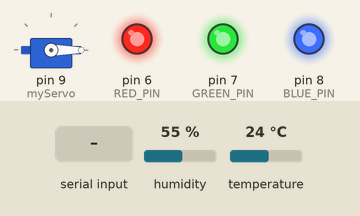
A sketch run on a simulated Arduino Uno, built with avr-gcc and run on an emulated ATmega328P. On the bench: servo, output pins drawn as LEDs (lit = HIGH). The test bench sets the inputs (shaded band); at power-on: humidity 55 %, temperature 24 °C. What the sketch prints to the serial monitor is not drawn.

Above: at 1.2 s.
1.3 s: "1\n" received over the second serial link
At 1.9 s:
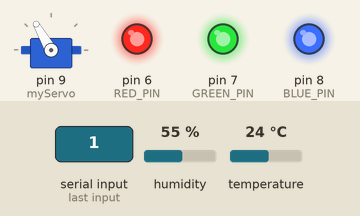
2.8 s: "3\n" received over the second serial link
At 3.4 s:
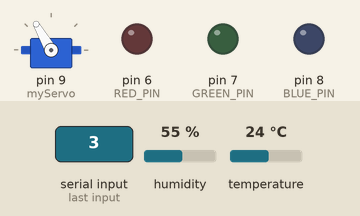
4.3 s: "2\n" received over the second serial link
At 5.3 s:
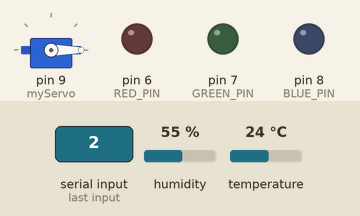
Timing chart, 0 to 7.3 s (numbered marks = the images above; inputs shaded):
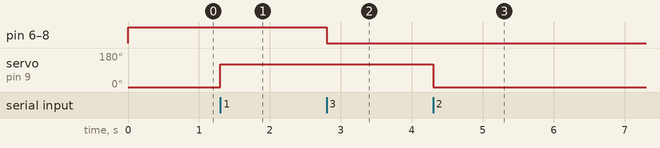

Measured:
- after the input at 1.3 s, servo on pin 9 (myServo): 0° → 120° at once
- after the input at 2.8 s, pin 6 (RED_PIN), pin 7 (GREEN_PIN), pin 8 (BLUE_PIN): HIGH → LOW at once
- after the input at 4.3 s, servo on pin 9 (myServo): 120° → 0° at once

The sketch:

arduino_all.ino
```cpp
#include <Servo.h>       // 서보모터 라이브러리
#include <DHT.h>         // DHT 센서 라이브러리
#include <SoftwareSerial.h> // 블루투스 모듈 라이브러리
#define DHTTYPE DHT11    // 센서 유형 (DHT11 또는 DHT22)

// BLUE_PINtooth
SoftwareSerial BTSerial(10,11); // 2(TX),3(RX)

// 온습도 센서
int DHT_PIN = 3;         // DHT 센서 데이터 핀 (예: D3 핀에 연결)
DHT dht(DHT_PIN, DHTTYPE); // DHT 센서 객체 생성

/*
인체 감지 센서를 사용한 출입 감지 기능 제공
센서 1 -> 센서 2 : 들어오는 경우
센서 2 -> 센서 1 : 나가는 경우

각 Digital pin 4, 5 사용
*/
int HUMAN_1_PIN = 4; // 센서 1
int HUMAN_2_PIN = 5; // 센서 2

int state_in_1 = 0; // 센서 1 상태
int state_in_2 = 0; // 센서 2 상태

unsigned long lastEventTime = 0; // 마지막 이벤트 시간
const unsigned long debounceDelay = 500; // 디바운스 시간(ms), 0.5s

// LED Pin
int RED_PIN = 6;
int GREEN_PIN = 7;
int BLUE_PIN = 8;

// Motor
Servo myServo;           // 서보 객체 생성
int MOTOR_PIN = 9;      // 서보 모터 9번 핀
int MAX_MOTOR = 120;
int MIN_MOTOR = 0;

void setup() {
  Serial.begin(9600);     // PC 시리얼 모니터 통신
  BTSerial.begin(9600);   // HC-06 블루투스 모듈 통신 속도 설정

  // LED 핀 초기화
  pinMode(RED_PIN, OUTPUT);
  pinMode(GREEN_PIN, OUTPUT);
  pinMode(BLUE_PIN, OUTPUT);
  analogWrite(RED_PIN, 255);
  analogWrite(GREEN_PIN, 255);
  analogWrite(BLUE_PIN, 255);

  // Motor
  dht.begin();           // DHT 센서 초기화
  myServo.attach(9);     // 서보모터를 9번 핀에 연결
  deactivateMotor();

  // Human Sensing
  pinMode(HUMAN_1_PIN, INPUT);
  pinMode(HUMAN_2_PIN, INPUT);
}

// LED 및 창 상태 정의
char* LEDState = "ON";      // LED 상태 (ON/OFF)
char* WindowState = "OPEN";  // 창 상태 (OPEN/CLOSED)

void loop()
{
  if(Serial.available()) // 시리얼 통신으로 문자가 들어오면
  {
    BTSerial.write(Serial.read()); // 블루투스시리얼 통신으로 발송
  }
  if(BTSerial.available()) // 블루투스 시리얼 통신으로 문자가 들어오면
  {
    String command = "";
    while (BTSerial.available())
    {
      char c = (char)BTSerial.read();
      // 줄바꿈 문자를 기준으로 명령어를 구분한다고 가정
      if (c == '\n' || c == '\r')
        break;
      command += c;
    }

    command.trim();

    // 받은 명령 확인 (시리얼 모니터에 출력)
    Serial.print("Received command: ");
    Serial.println(command);

    if (command == "1")
    {
      WindowState = "OPEN";  // 창 상태 (OPEN/CLOSED)
      activateMotor();
      getTemperation();
    }
    else if (command == "2")
    {
      WindowState = "CLOSE";  // 창 상태 (OPEN/CLOSED)
      deactivateMotor();
      getTemperation();
    }
    else if (command == "3")
    {
      LEDState = "ON";      // LED 상태 (ON/OFF)
      LEDOn();
      getTemperation();
    }
    else if (command == "4")
    {
      LEDState = "OFF";      // LED 상태 (ON/OFF)
      LEDOff();
      getTemperation();
    }
    else if (command == "5")
    {
      getTemperation();
    }
    else
    {
      Serial.println("Invalid command received.");
    }
  }
}


void sensingHuman()
{
  // 센서 상태 읽기
  int humanRead1 = digitalRead(HUMAN_1_PIN);
  int humanRead2 = digitalRead(HUMAN_2_PIN);

  // 현재 시간 확인
  unsigned long currentTime = millis();

  // 이벤트 처리

  // 1. 센서 2 -> 센서 1 : 나가는 경우
  if (isSensorActivated(humanRead1, state_in_1, currentTime))
  {
    state_in_1 = 1; // 센서 1 활성화
    if (state_in_2 == 1)
    { // 센서 2가 이미 활성화된 경우
      Serial.println("사람이 나감");
      resetStates();
    }
    lastEventTime = currentTime; // 이벤트 시간 갱신
  }

  // 2. 센서 1 -> 센서 2 : 나가는 경우
  if (isSensorActivated(humanRead2, state_in_2, currentTime))
  {
    state_in_2 = 1; // 센서 2 활성화
    if (state_in_1 == 1)
    { // 센서 1이 이미 활성화된 경우
      Serial.println("사람이 들어옴");
      resetStates();
    }
    lastEventTime = currentTime; // 이벤트 시간 갱신
  }

  // 센서 비활성화 확인 (0으로 돌아오는지 확인)
  if (humanRead1 == LOW && state_in_1 == 1)
  {
    state_in_1 = 0;
  }

  if (humanRead2 == LOW && state_in_2 == 1)
  {
    state_in_2 = 0;
  }
}

void resetStates()
{
  state_in_1 = 0;
  state_in_2 = 0;
}

// 센서 활성화 조건 확인
bool isSensorActivated(int readPin, int state, unsigned long currentTime)
{
  return (readPin == HIGH && state == 0 && (currentTime - lastEventTime > debounceDelay));
}

void LEDOn()
{
  Serial.println("LED 켜기");

  analogWrite(RED_PIN, 0);
  analogWrite(GREEN_PIN, 0);
  analogWrite(BLUE_PIN, 0);
}

void LEDOff()
{
  Serial.println("LED 끄기");

  analogWrite(RED_PIN, 255);
  analogWrite(GREEN_PIN, 255);
  analogWrite(BLUE_PIN, 255);
}

void getTemperation()
{
  Serial.println("온습도 가져오기");

  // 온습도 데이터 읽기
  float temperature = dht.readTemperature(); // 섭씨 온도 읽기
  float humidity = dht.readHumidity();       // 습도 읽기

  // 포맷된 문자열을 저장할 버퍼
  char formattedData[100];
  char tempBuffer[10], humBuffer[10];

  // float 값을 문자열로 변환
  dtostrf(temperature, 6, 2, tempBuffer);  // 6자리, 소수점 이하 2자리
  dtostrf(humidity, 6, 2, humBuffer);

  // 문자열 포맷팅
  sprintf(formattedData, "T:%s H:%s LED:%s WIN:%s",
        tempBuffer,
        humBuffer,
        LEDState,
        WindowState);

  // 딜레이 하기
  delay(500);

  // 블루투스 통신으로 데이터 전송
  BTSerial.println(formattedData);  // 개행 포함

  Serial.println(formattedData);
}

void activateMotor()
{
  Serial.println("창문 열기");
  myServo.write(MAX_MOTOR); // 서보모터를 60도로 이동
}

void deactivateMotor()
{
  Serial.println("창문 닫기");
  myServo.write(MIN_MOTOR); // 서보모터를 60도로 이동
}
```
